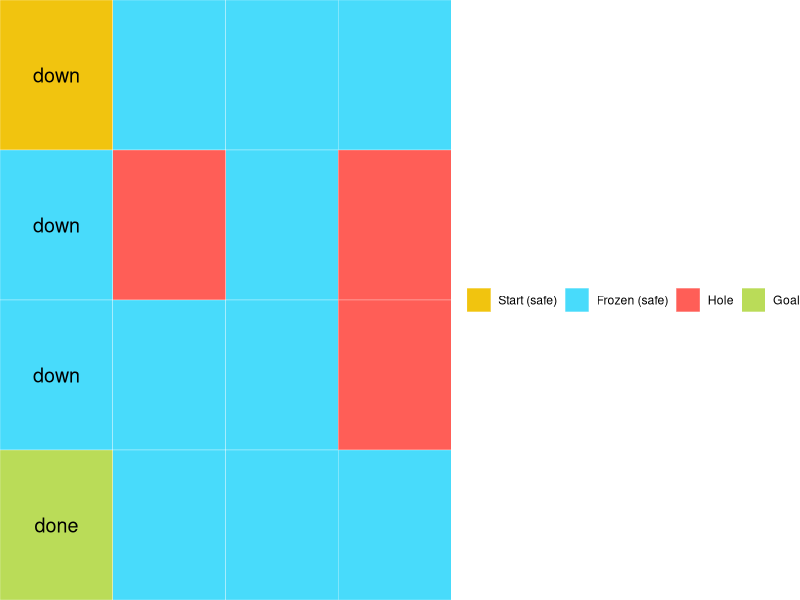
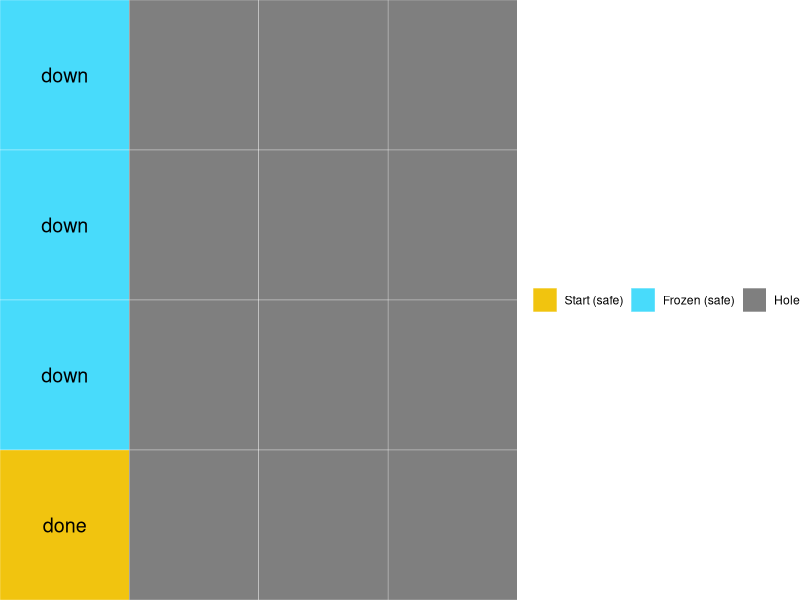

The R script that drew these images, in order: (Note: this script raises an error after producing the figures.)
## ---- chunk 1
#fig_caption: yes
library(knitr)
knitr::opts_chunk$set(echo = TRUE, fig.pos= "h")
#knitr::opts_chunk$set(fig.pos = 'H')
knitr::opts_chunk$set(tidy.opts=list(width.cutoff=60),tidy=TRUE)
## ---- chunk 2
library(plyr)
library(dplyr)
library(data.table)
library(tidyr)
library(ggplot2)
library(scales)
library(Hmisc)
library(kableExtra)
library(gridExtra)
library(grid)
library(gtable)
library(gridExtra)
library(grid)
library(egg)
library(reshape2)
library(grid)

grid_arrange_shared_legend_2 <-function(...,
           ncol = length(list(...)),
           nrow = 1,
           position = c("bottom", "right")) {
    
    plots <- list(...)
    position <- match.arg(position)
    g <-
      ggplotGrob(plots[[1]] + theme(legend.position = position))$grobs
    legend <- g[[which(sapply(g, function(x) x$name) == "guide-box")]]
    lheight <- sum(legend$height)
    lwidth <- sum(legend$width)
    gl <- lapply(plots, function(x) x + theme(legend.position = "none"))
    gl <- c(gl, ncol = ncol, nrow = nrow)
    
    combined <- switch(
      position,
      "bottom" = arrangeGrob(
        do.call(arrangeGrob, gl),
        legend,
        ncol = 1,
        heights = unit.c(unit(1, "npc") - lheight, lheight)
      ),
      "right" = arrangeGrob(
        do.call(arrangeGrob, gl),
        legend,
        ncol = 2,
        widths = unit.c(unit(1, "npc") - lwidth, lwidth)
      )
    )
    
    grid.draw(combined)
}

## ---- chunk 3
# Plot inspired in: http://rgraphgallery.blogspot.com/2013/04/rg74-triple-three-heatmap-plot-one.html

lake4 <- rbind(
  c("S", "F", "F", "F"),
  c("F", "H", "F", "H"),
  c("F", "F", "F", "H"),
  c("G", "F", "F", "F")
)

policy <- rbind(
  c("down", NA, NA, NA),
  c("down", NA, NA, NA),
  c("down", NA, NA, NA),
  c("done", NA, NA, NA)
)

lake8 <- rbind(
  c('S', 'F', 'F', 'F', 'F', 'H', 'F', 'F'),
  c('F', 'F', 'F', 'F', 'F', 'F', 'F', 'F'),
  c('F', 'F', 'F', 'H', 'F', 'F', 'F', 'F'),
  c('F', 'F', 'F', 'F', 'F', 'H', 'F', 'F'),
  c('F', 'F', 'F', 'H', 'F', 'F', 'F', 'F'),
  c('F', 'H', 'H', 'F', 'F', 'F', 'H', 'F'),
  c('F', 'H', 'F', 'F', 'H', 'F', 'H', 'F'),
  c('F', 'F', 'F', 'H', 'G', 'F', 'F', 'H')
)

create_grid <- function(grid, levels=TRUE) {
  data.frame <- data.frame(
    x=rep(1:ncol(grid), each=ncol(grid)),
    y=rep(ncol(grid):1, times=ncol(grid)),
    val=as.vector(grid)
  )
  
  if (levels) {
    data.frame$val <- factor(data.frame$val, levels = c("S", "F", "H", "G"), ordered=TRUE)
    names(palette) <- levels(data.frame$val)
  }
  return(data.frame)
}

get_label <- function(x, y) {
  return(data.frame.grid[data.frame.grid$x == x & data.frame.grid$y == y, "val"])
  
  if (!is.null(val)) {
    return(val)
  }
  return("X")
}

finish_plot <- function(plot) {
  plot <- plot + geom_tile(aes(fill = val), colour = "white") + 
    geom_text(aes(label = get_label(x,y)), position = position_dodge(width=0.9), size=5) +
    scale_fill_manual(values=palette, labels = c("Start (safe)", "Frozen (safe)", "Hole", "Goal")) + 
    scale_x_discrete(expand=c(0,0)) +
    scale_y_discrete(expand=c(0,0)) +
    theme_void() +
    labs(fill="") +
    theme(legend.position="right", legend.direction = "horizontal", legend.box = "vertical")
    theme(legend.title = element_blank(), legend.margin=unit(1,"cm"), legend.text=element_text(size=23))
  return(plot)
}

palette <- c("#f1c40f", "#48dbfb", "#ff5e57", "#badc58")
data.frame4 <- create_grid(lake4)
data.frame8 <- create_grid(lake8)
data.frame.grid <- create_grid(policy, levels=FALSE)

plot <- ggplot(data.frame4, aes(x, y))
plot <- finish_plot(plot)
  
plot2 <- ggplot(data.frame8, aes(x, y))
plot2 <- finish_plot(plot2)

plot.grid <- ggplot(data.frame.grid , aes(x, y))
plot.grid <- finish_plot(plot.grid)

grid_arrange_shared_legend_2(
  plot + theme(plot.margin=unit(c(2,2,2,2),"cm")),
  plot2 + theme(plot.margin=unit(c(0.2,0.2,0.2,0.2),"cm"))
)

## ---- chunk 4
# This environment is derived from the FrozenLake from https://gym.openai.com/envs/#toy_text

# Winter is in Scotland. You and your friends were tossing around a frisbee at Loch Lomond
# when you made a wild throw that left the frisbee out in the middle of the lake.
# The water is mostly frozen, but there are a few holes where the ice has melted.
# If you step into one of those holes, you'll fall into the freezing water.
# At this time, there's an international frisbee shortage, so it's absolutely imperative that
# you navigate across the lake and retrieve the disc.

# However, the ice is slippery, so you won't always move in the direction you intend.
# The surface is described using a grid like the following (for 8x8) with a unknown `problem_id`:

# The specific environment/problem under consideration is a grid-world with a starting position (S), obstacles # (H) and a final goal (G). The task is to get from S to G. The environment is defined in uofgsocsai.py
# via the class LochLomondEnv including documentation relating to the setting, specific states, parameters
# etc. An example of how to instantiate the environment and navigate it using random actions is provided
# in lochlomond_demo.py .
# You must consider three agent types: a senseless/random agent, a simple agent and a reinforcement agent
# based on the requirements listed in the following sections. Your agents will be tested against other instances of the same problem type, i.e., you can not (successfully) hard-code the solution. You will have
# access to eighth specific training instances of the environment determined by the value of a single variable
# problem_id.
# Your agents and findings should be documented in a short (max 1500 word) technical report accompanied
# by the actual implementation/code and evaluation scripts.
